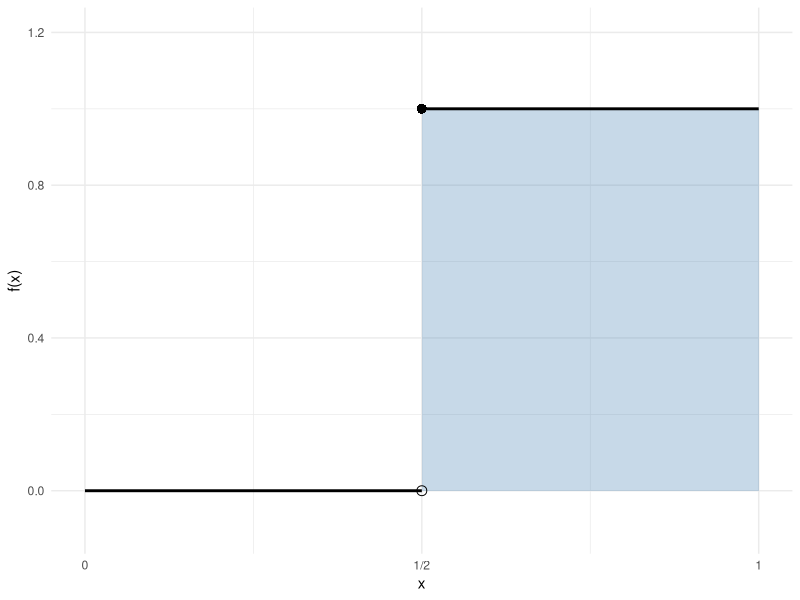

Generate this figure with R:
## ---- chunk 1
#| label: step-code
#| code-fold: true
step_df <- data.frame(
  x = c(0, 0.5, 0.5, 1),
  y = c(0, 0, 1, 1),
  segment = c("left", "left", "right", "right")
)

ggplot2::ggplot() +
  ggplot2::geom_rect(
    ggplot2::aes(xmin = 0.5, xmax = 1, ymin = 0, ymax = 1),
    fill = "steelblue", alpha = 0.3
  ) +
  ggplot2::geom_line(
    data = step_df,
    ggplot2::aes(x = x, y = y, group = segment),
    linewidth = 1
  ) +
  ggplot2::geom_point(ggplot2::aes(x = 0.5, y = 0), shape = 1, size = 3) +
  ggplot2::geom_point(ggplot2::aes(x = 0.5, y = 1), shape = 16, size = 3) +
  ggplot2::scale_x_continuous(
    breaks = c(0, 0.5, 1),
    labels = c("0", "1/2", "1")
  ) +
  ggplot2::scale_y_continuous(limits = c(-0.1, 1.2)) +
  ggplot2::labs(x = "x", y = "f(x)") +
  ggplot2::theme_minimal()
